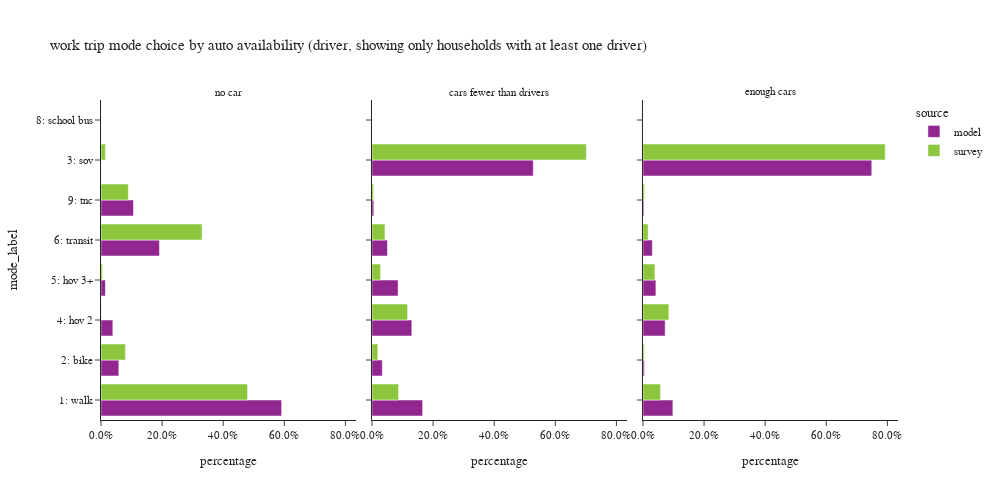

The notebook cell this image was saved under:
### Code cell
plot_mode_choice(wk_trip.loc[wk_trip['auto_available_driver']!="no dirver"],"auto_available_driver",
                 {"auto_available_driver":["no car", "cars fewer than drivers","enough cars"],
                  "tmodetp_label":["1: walk","2: bike","3: sov","4: hov 2","5: hov 3+","6: transit",
                                   "8: school bus","9: other–survey only"]},
                 "auto availability (driver, showing only households with at least one driver)",3,500,1000)

### Figure 1 — Plotly figure (JSON) as saved in the notebook; plotly's stock layout.template omitted (floating-point values rounded to 4 significant figures)
{"data": [{"alignmentgroup": "True", "customdata": [[131104], [12930], [8586], [3198], [42414], [23568]], "hovertemplate": "source=model<br>auto_available_driver=no car<br>percentage=%{x}<br>mode_label=%{y}<br>sample count=%{customdata[0]}<extra></extra>", "legendgroup": "model", "marker": {"color": "#91268F", "pattern": {"shape": ""}}, "name": "model", "offsetgroup": "model", "orientation": "h", "showlegend": true, "textposition": "auto", "type": "bar", "x": [0.5911, 0.0583, 0.03871, 0.01442, 0.1912, 0.1063], "xaxis": "x", "y": ["1: walk", "2: bike", "4: hov 2", "5: hov 3+", "6: transit", "9: tnc"], "yaxis": "y"}, {"alignmentgroup": "True", "customdata": [[106], [35], [7], [2], [2], [94], [7]], "hovertemplate": "source=survey<br>auto_available_driver=no car<br>percentage=%{x}<br>mode_label=%{y}<br>sample count=%{customdata[0]}<extra></extra>", "legendgroup": "survey", "marker": {"color": "#8CC63E", "pattern": {"shape": ""}}, "name": "survey", "offsetgroup": "survey", "orientation": "h", "showlegend": true, "textposition": "auto", "type": "bar", "x": [0.4795, 0.07986, 0.01454, 0.001073, 0.004781, 0.3308, 0.0895], "xaxis": "x", "y": ["1: walk", "2: bike", "3: sov", "4: hov 2", "5: hov 3+", "6: transit", "9: tnc"], "yaxis": "y"}, {"alignmentgroup": "True", "customdata": [[156713], [31907], [499313], [123383], [80840], [47931], [60], [5688]], "hovertemplate": "source=model<br>auto_available_driver=cars fewer than drivers<br>percentage=%{x}<br>mode_label=%{y}<br>sample count=%{customdata[0]}<extra></extra>", "legendgroup": "model", "marker": {"color": "#91268F", "pattern": {"shape": ""}}, "name": "model", "offsetgroup": "model", "orientation": "h", "showlegend": false, "textposition": "auto", "type": "bar", "x": [0.1657, 0.03373, 0.5279, 0.1304, 0.08547, 0.05068, 6.344e-05, 0.006014], "xaxis": "x2", "y": ["1: walk", "2: bike", "3: sov", "4: hov 2", "5: hov 3+", "6: transit", "8: school bus", "9: tnc"], "yaxis": "y2"}, {"alignmentgroup": "True", "customdata": [[97], [56], [345], [61], [18], [81], [3]], "hovertemplate": "source=survey<br>auto_available_driver=cars fewer than drivers<br>percentage=%{x}<br>mode_label=%{y}<br>sample count=%{customdata[0]}<extra></extra>", "legendgroup": "survey", "marker": {"color": "#8CC63E", "pattern": {"shape": ""}}, "name": "survey", "offsetgroup": "survey", "orientation": "h", "showlegend": false, "textposition": "auto", "type": "bar", "x": [0.08701, 0.01907, 0.7016, 0.1165, 0.028, 0.0425, 0.005384], "xaxis": "x2", "y": ["1: walk", "2: bike", "3: sov", "4: hov 2", "5: hov 3+", "6: transit", "9: tnc"], "yaxis": "y2"}, {"alignmentgroup": "True", "customdata": [[176021], [7887], [1346416], [130699], [76084], [55015], [2], [5933]], "hovertemplate": "source=model<br>auto_available_driver=enough cars<br>percentage=%{x}<br>mode_label=%{y}<br>sample count=%{customdata[0]}<extra></extra>", "legendgroup": "model", "marker": {"color": "#91268F", "pattern": {"shape": ""}}, "name": "model", "offsetgroup": "model", "orientation": "h", "showlegend": false, "textposition": "auto", "type": "bar", "x": [0.0979, 0.004386, 0.7488, 0.07269, 0.04231, 0.0306, 1.112e-06, 0.0033], "xaxis": "x3", "y": ["1: walk", "2: bike", "3: sov", "4: hov 2", "5: hov 3+", "6: transit", "8: school bus", "9: tnc"], "yaxis": "y3"}, {"alignmentgroup": "True", "customdata": [[146], [32], [1245], [73], [40], [73], [4]], "hovertemplate": "source=survey<br>auto_available_driver=enough cars<br>percentage=%{x}<br>mode_label=%{y}<br>sample count=%{customdata[0]}<extra></extra>", "legendgroup": "survey", "marker": {"color": "#8CC63E", "pattern": {"shape": ""}}, "name": "survey", "offsetgroup": "survey", "orientation": "h", "showlegend": false, "textposition": "auto", "type": "bar", "x": [0.05727, 0.004029, 0.7929, 0.08476, 0.03913, 0.01693, 0.004974], "xaxis": "x3", "y": ["1: walk", "2: bike", "3: sov", "4: hov 2", "5: hov 3+", "6: transit", "9: tnc"], "yaxis": "y3"}], "layout": {"annotations": [{"font": {}, "showarrow": false, "text": "no car", "x": 0.16, "xanchor": "center", "xref": "paper", "y": 1.0, "yanchor": "bottom", "yref": "paper"}, {"font": {}, "showarrow": false, "text": "cars fewer than drivers", "x": 0.5, "xanchor": "center", "xref": "paper", "y": 1.0, "yanchor": "bottom", "yref": "paper"}, {"font": {}, "showarrow": false, "text": "enough cars", "x": 0.84, "xanchor": "center", "xref": "paper", "y": 1.0, "yanchor": "bottom", "yref": "paper"}], "barmode": "group", "height": 500, "legend": {"title": {"text": "source"}, "tracegroupgap": 0}, "title": {"text": "work trip mode choice by auto availability (driver, showing only households with at least one driver)"}, "width": 1000, "xaxis": {"anchor": "y", "domain": [0.0, 0.32], "tickformat": ".1%", "title": {"text": "percentage"}}, "xaxis2": {"anchor": "y2", "domain": [0.34, 0.66], "matches": "x", "tickformat": ".1%", "title": {"text": "percentage"}}, "xaxis3": {"anchor": "y3", "domain": [0.68, 1.0], "matches": "x", "tickformat": ".1%", "title": {"text": "percentage"}}, "yaxis": {"anchor": "x", "domain": [0.0, 1.0], "title": {"text": "mode_label"}}, "yaxis2": {"anchor": "x2", "domain": [0.0, 1.0], "matches": "y", "showticklabels": false}, "yaxis3": {"anchor": "x3", "domain": [0.0, 1.0], "matches": "y", "showticklabels": false}}}
